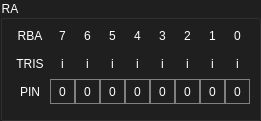
    <widget class="QGroupBox" name="groupBox_11">
     <property name="geometry">
      <rect>
       <x>20</x>
       <y>20</y>
       <width>261</width>
       <height>121</height>
      </rect>
     </property>
     <property name="styleSheet">
      <string notr="true">QGroupBox {
	color : white;
	background-color: rgb(31, 31, 31);
}</string>
     </property>
     <property name="title">
      <string>RA</string>
     </property>
     <widget class="QWidget" name="gridLayoutWidget_5">
      <property name="geometry">
       <rect>
        <x>10</x>
        <y>20</y>
        <width>247</width>
        <height>88</height>
       </rect>
      </property>
      <layout class="QGridLayout" name="gridLayout_5">
       <property name="spacing">
        <number>0</number>
       </property>
       <item row="2" column="0">
        <widget class="QLabel" name="label_59">
         <property name="sizePolicy">
          <sizepolicy hsizetype="Fixed" vsizetype="Fixed">
           <horstretch>0</horstretch>
           <verstretch>0</verstretch>
          </sizepolicy>
         </property>
         <property name="minimumSize">
          <size>
           <width>40</width>
           <height>25</height>
          </size>
         </property>
         <property name="maximumSize">
          <size>
           <width>40</width>
           <height>25</height>
          </size>
         </property>
         <property name="layoutDirection">
          <enum>Qt::LeftToRight</enum>
         </property>
         <property name="styleSheet">
          <string notr="true">
color: white; 
</string>
         </property>
         <property name="text">
          <string>PIN</string>
         </property>
         <property name="alignment">
          <set>Qt::AlignCenter</set>
         </property>
        </widget>
       </item>
       <item row="2" column="2">
        <widget class="QPushButton" name="pushButton_281">
         <property name="sizePolicy">
          <sizepolicy hsizetype="Fixed" vsizetype="Fixed">
           <horstretch>0</horstretch>
           <verstretch>0</verstretch>
          </sizepolicy>
         </property>
         <property name="minimumSize">
          <size>
           <width>25</width>
           <height>25</height>
          </size>
         </property>
         <property name="maximumSize">
          <size>
           <width>25</width>
           <height>25</height>
          </size>
         </property>
         <property name="layoutDirection">
          <enum>Qt::LeftToRight</enum>
         </property>
         <property name="styleSheet">
          <string notr="true">QPushButton {
   border: 1px solid gray;
  color: white; 
}
QPushButton:hover {
    background-color: rgb(74, 74, 74);
}
QPushButton:pressed {
    background-color: qlineargradient(x1: 0, y1: 0, x2: 0, y2: 1,
                                      stop: 0 #dadbde, stop: 1 #444444);
}</string>
         </property>
         <property name="text">
          <string>0</string>
         </property>
        </widget>
       </item>
       <item row="2" column="6">
        <widget class="QPushButton" name="pushButton_285">
         <property name="sizePolicy">
          <sizepolicy hsizetype="Fixed" vsizetype="Fixed">
           <horstretch>0</horstretch>
           <verstretch>0</verstretch>
          </sizepolicy>
         </property>
         <property name="minimumSize">
          <size>
           <width>25</width>
           <height>25</height>
          </size>
         </property>
         <property name="maximumSize">
          <size>
           <width>25</width>
           <height>25</height>
          </size>
         </property>
         <property name="layoutDirection">
          <enum>Qt::LeftToRight</enum>
         </property>
         <property name="styleSheet">
          <string notr="true">QPushButton {
   border: 1px solid gray;
  color: white; 
}
QPushButton:hover {
    background-color: rgb(74, 74, 74);
}
QPushButton:pressed {
    background-color: qlineargradient(x1: 0, y1: 0, x2: 0, y2: 1,
                                      stop: 0 #dadbde, stop: 1 #444444);
}</string>
         </property>
         <property name="text">
          <string>0</string>
         </property>
        </widget>
       </item>
       <item row="2" column="8">
        <widget class="QPushButton" name="pushButton_287">
         <property name="sizePolicy">
          <sizepolicy hsizetype="Fixed" vsizetype="Fixed">
           <horstretch>0</horstretch>
           <verstretch>0</verstretch>
          </sizepolicy>
         </property>
         <property name="minimumSize">
          <size>
           <width>25</width>
           <height>25</height>
          </size>
         </property>
         <property name="maximumSize">
          <size>
           <width>25</width>
           <height>25</height>
          </size>
         </property>
         <property name="layoutDirection">
          <enum>Qt::LeftToRight</enum>
         </property>
         <property name="styleSheet">
          <string notr="true">QPushButton {
   border: 1px solid gray;
  color: white; 
}
QPushButton:hover {
    background-color: rgb(74, 74, 74);
}
QPushButton:pressed {
    background-color: qlineargradient(x1: 0, y1: 0, x2: 0, y2: 1,
                                      stop: 0 #dadbde, stop: 1 #444444);
}</string>
         </property>
         <property name="text">
          <string>0</string>
         </property>
        </widget>
       </item>
       <item row="0" column="0">
        <widget class="QLabel" name="label_57">
         <property name="sizePolicy">
          <sizepolicy hsizetype="Fixed" vsizetype="Fixed">
           <horstretch>0</horstretch>
           <verstretch>0</verstretch>
          </sizepolicy>
         </property>
         <property name="minimumSize">
          <size>
           <width>40</width>
           <height>25</height>
          </size>
         </property>
         <property name="maximumSize">
          <size>
           <width>40</width>
           <height>25</height>
          </size>
         </property>
         <property name="layoutDirection">
          <enum>Qt::LeftToRight</enum>
         </property>
         <property name="styleSheet">
          <string notr="true">
color: white; 
</string>
         </property>
         <property name="text">
          <string>RBA</string>
         </property>
         <property name="alignment">
          <set>Qt::AlignCenter</set>
         </property>
        </widget>
       </item>
       <item row="2" column="4">
        <widget class="QPushButton" name="pushButton_283">
         <property name="sizePolicy">
          <sizepolicy hsizetype="Fixed" vsizetype="Fixed">
           <horstretch>0</horstretch>
           <verstretch>0</verstretch>
          </sizepolicy>
         </property>
         <property name="minimumSize">
          <size>
           <width>25</width>
           <height>25</height>
          </size>
         </property>
         <property name="maximumSize">
          <size>
           <width>25</width>
           <height>25</height>
          </size>
         </property>
         <property name="layoutDirection">
          <enum>Qt::LeftToRight</enum>
         </property>
         <property name="styleSheet">
          <string notr="true">QPushButton {
   border: 1px solid gray;
  color: white; 
}
QPushButton:hover {
    background-color: rgb(74, 74, 74);
}
QPushButton:pressed {
    background-color: qlineargradient(x1: 0, y1: 0, x2: 0, y2: 1,
                                      stop: 0 #dadbde, stop: 1 #444444);
}</string>
         </property>
         <property name="text">
          <string>0</string>
         </property>
        </widget>
       </item>
       <item row="2" column="1">
        <widget class="QPushButton" name="pushButton_280">
         <property name="sizePolicy">
          <sizepolicy hsizetype="Fixed" vsizetype="Fixed">
           <horstretch>0</horstretch>
           <verstretch>0</verstretch>
          </sizepolicy>
         </property>
         <property name="minimumSize">
          <size>
           <width>25</width>
           <height>25</height>
          </size>
         </property>
         <property name="maximumSize">
          <size>
           <width>25</width>
           <height>25</height>
          </size>
         </property>
         <property name="layoutDirection">
          <enum>Qt::LeftToRight</enum>
         </property>
         <property name="styleSheet">
          <string notr="true">QPushButton {
   border: 1px solid gray;
  color: white; 
}
QPushButton:hover {
    background-color: rgb(74, 74, 74);
}
QPushButton:pressed {
    background-color: qlineargradient(x1: 0, y1: 0, x2: 0, y2: 1,
                                      stop: 0 #dadbde, stop: 1 #444444);
}</string>
         </property>
         <property name="text">
          <string>0</string>
         </property>
        </widget>
       </item>
       <item row="2" column="7">
        <widget class="QPushButton" name="pushButton_286">
         <property name="sizePolicy">
          <sizepolicy hsizetype="Fixed" vsizetype="Fixed">
           <horstretch>0</horstretch>
           <verstretch>0</verstretch>
          </sizepolicy>
         </property>
         <property name="minimumSize">
          <size>
           <width>25</width>
           <height>25</height>
          </size>
         </property>
         <property name="maximumSize">
          <size>
           <width>25</width>
           <height>25</height>
          </size>
         </property>
         <property name="layoutDirection">
          <enum>Qt::LeftToRight</enum>
         </property>
         <property name="styleSheet">
          <string notr="true">QPushButton {
   border: 1px solid gray;
  color: white; 
}
QPushButton:hover {
    background-color: rgb(74, 74, 74);
}
QPushButton:pressed {
    background-color: qlineargradient(x1: 0, y1: 0, x2: 0, y2: 1,
                                      stop: 0 #dadbde, stop: 1 #444444);
}</string>
         </property>
         <property name="text">
          <string>0</string>
         </property>
        </widget>
       </item>
       <item row="2" column="3">
        <widget class="QPushButton" name="pushButton_282">
         <property name="sizePolicy">
          <sizepolicy hsizetype="Fixed" vsizetype="Fixed">
           <horstretch>0</horstretch>
           <verstretch>0</verstretch>
          </sizepolicy>
         </property>
         <property name="minimumSize">
          <size>
           <width>25</width>
           <height>25</height>
          </size>
         </property>
         <property name="maximumSize">
          <size>
           <width>25</width>
           <height>25</height>
          </size>
         </property>
         <property name="layoutDirection">
          <enum>Qt::LeftToRight</enum>
         </property>
         <property name="styleSheet">
          <string notr="true">QPushButton {
   border: 1px solid gray;
  color: white; 
}
QPushButton:hover {
    background-color: rgb(74, 74, 74);
}
QPushButton:pressed {
    background-color: qlineargradient(x1: 0, y1: 0, x2: 0, y2: 1,
                                      stop: 0 #dadbde, stop: 1 #444444);
}</string>
         </property>
         <property name="text">
          <string>0</string>
         </property>
        </widget>
       </item>
       <item row="2" column="5">
        <widget class="QPushButton" name="pushButton_284">
         <property name="sizePolicy">
          <sizepolicy hsizetype="Fixed" vsizetype="Fixed">
           <horstretch>0</horstretch>
           <verstretch>0</verstretch>
          </sizepolicy>
         </property>
         <property name="minimumSize">
          <size>
           <width>25</width>
           <height>25</height>
          </size>
         </property>
         <property name="maximumSize">
          <size>
           <width>25</width>
           <height>25</height>
          </size>
         </property>
         <property name="layoutDirection">
          <enum>Qt::LeftToRight</enum>
         </property>
         <property name="styleSheet">
          <string notr="true">QPushButton {
   border: 1px solid gray;
  color: white; 
}
QPushButton:hover {
    background-color: rgb(74, 74, 74);
}
QPushButton:pressed {
    background-color: qlineargradient(x1: 0, y1: 0, x2: 0, y2: 1,
                                      stop: 0 #dadbde, stop: 1 #444444);
}</string>
         </property>
         <property name="text">
          <string>0</string>
         </property>
        </widget>
       </item>
       <item row="1" column="0">
        <widget class="QLabel" name="label_58">
         <property name="sizePolicy">
          <sizepolicy hsizetype="Fixed" vsizetype="Fixed">
           <horstretch>0</horstretch>
           <verstretch>0</verstretch>
          </sizepolicy>
         </property>
         <property name="minimumSize">
          <size>
           <width>40</width>
           <height>25</height>
          </size>
         </property>
         <property name="maximumSize">
          <size>
           <width>40</width>
           <height>25</height>
          </size>
         </property>
         <property name="layoutDirection">
          <enum>Qt::LeftToRight</enum>
         </property>
         <property name="styleSheet">
          <string notr="true">
color: white; 
</string>
         </property>
         <property name="text">
          <string>TRIS</string>
         </property>
         <property name="alignment">
          <set>Qt::AlignCenter</set>
         </property>
        </widget>
       </item>
       <item row="0" column="1">
        <widget class="QLabel" name="label_60">
         <property name="sizePolicy">
          <sizepolicy hsizetype="Fixed" vsizetype="Fixed">
           <horstretch>0</horstretch>
           <verstretch>0</verstretch>
          </sizepolicy>
         </property>
         <property name="minimumSize">
          <size>
           <width>25</width>
           <height>25</height>
          </size>
         </property>
         <property name="maximumSize">
          <size>
           <width>25</width>
           <height>25</height>
          </size>
         </property>
         <property name="layoutDirection">
          <enum>Qt::LeftToRight</enum>
         </property>
         <property name="styleSheet">
          <string notr="true">
color: white; 
</string>
         </property>
         <property name="text">
          <string>7</string>
         </property>
         <property name="alignment">
          <set>Qt::AlignCenter</set>
         </property>
        </widget>
       </item>
       <item row="0" column="2">
        <widget class="QLabel" name="label_61">
         <property name="sizePolicy">
          <sizepolicy hsizetype="Fixed" vsizetype="Fixed">
           <horstretch>0</horstretch>
           <verstretch>0</verstretch>
          </sizepolicy>
         </property>
         <property name="minimumSize">
          <size>
           <width>25</width>
           <height>25</height>
          </size>
         </property>
         <property name="maximumSize">
          <size>
           <width>25</width>
           <height>25</height>
          </size>
         </property>
         <property name="layoutDirection">
          <enum>Qt::LeftToRight</enum>
         </property>
         <property name="styleSheet">
          <string notr="true">
color: white; 
</string>
         </property>
         <property name="text">
          <string>6</string>
         </property>
         <property name="alignment">
          <set>Qt::AlignCenter</set>
         </property>
        </widget>
       </item>
       <item row="0" column="3">
        <widget class="QLabel" name="label_62">
         <property name="sizePolicy">
          <sizepolicy hsizetype="Fixed" vsizetype="Fixed">
           <horstretch>0</horstretch>
           <verstretch>0</verstretch>
          </sizepolicy>
         </property>
         <property name="minimumSize">
          <size>
           <width>25</width>
           <height>25</height>
          </size>
         </property>
         <property name="maximumSize">
          <size>
           <width>25</width>
           <height>25</height>
          </size>
         </property>
         <property name="layoutDirection">
          <enum>Qt::LeftToRight</enum>
         </property>
         <property name="styleSheet">
          <string notr="true">
color: white; 
</string>
         </property>
         <property name="text">
          <string>5</string>
         </property>
         <property name="alignment">
          <set>Qt::AlignCenter</set>
         </property>
        </widget>
       </item>
       <item row="0" column="4">
        <widget class="QLabel" name="label_63">
         <property name="sizePolicy">
          <sizepolicy hsizetype="Fixed" vsizetype="Fixed">
           <horstretch>0</horstretch>
           <verstretch>0</verstretch>
          </sizepolicy>
         </property>
         <property name="minimumSize">
          <size>
           <width>25</width>
           <height>25</height>
          </size>
         </property>
         <property name="maximumSize">
          <size>
           <width>25</width>
           <height>25</height>
          </size>
         </property>
         <property name="layoutDirection">
          <enum>Qt::LeftToRight</enum>
         </property>
         <property name="styleSheet">
          <string notr="true">
color: white; 
</string>
         </property>
         <property name="text">
          <string>4</string>
         </property>
         <property name="alignment">
          <set>Qt::AlignCenter</set>
         </property>
        </widget>
       </item>
       <item row="0" column="5">
        <widget class="QLabel" name="label_64">
         <property name="sizePolicy">
          <sizepolicy hsizetype="Fixed" vsizetype="Fixed">
           <horstretch>0</horstretch>
           <verstretch>0</verstretch>
          </sizepolicy>
         </property>
         <property name="minimumSize">
          <size>
           <width>25</width>
           <height>25</height>
          </size>
         </property>
         <property name="maximumSize">
          <size>
           <width>25</width>
           <height>25</height>
          </size>
         </property>
         <property name="layoutDirection">
          <enum>Qt::LeftToRight</enum>
         </property>
         <property name="styleSheet">
          <string notr="true">
color: white; 
</string>
         </property>
         <property name="text">
          <string>3</string>
         </property>
         <property name="alignment">
          <set>Qt::AlignCenter</set>
         </property>
        </widget>
       </item>
       <item row="0" column="6">
        <widget class="QLabel" name="label_73">
         <property name="sizePolicy">
          <sizepolicy hsizetype="Fixed" vsizetype="Fixed">
           <horstretch>0</horstretch>
           <verstretch>0</verstretch>
          </sizepolicy>
         </property>
         <property name="minimumSize">
          <size>
           <width>25</width>
           <height>25</height>
          </size>
         </property>
         <property name="maximumSize">
          <size>
           <width>25</width>
           <height>25</height>
          </size>
         </property>
         <property name="layoutDirection">
          <enum>Qt::LeftToRight</enum>
         </property>
         <property name="styleSheet">
          <string notr="true">
color: white; 
</string>
         </property>
         <property name="text">
          <string>2</string>
         </property>
         <property name="alignment">
          <set>Qt::AlignCenter</set>
         </property>
        </widget>
       </item>
       <item row="0" column="7">
        <widget class="QLabel" name="label_74">
         <property name="sizePolicy">
          <sizepolicy hsizetype="Fixed" vsizetype="Fixed">
           <horstretch>0</horstretch>
           <verstretch>0</verstretch>
          </sizepolicy>
         </property>
         <property name="minimumSize">
          <size>
           <width>25</width>
           <height>25</height>
          </size>
         </property>
         <property name="maximumSize">
          <size>
           <width>25</width>
           <height>25</height>
          </size>
         </property>
         <property name="layoutDirection">
          <enum>Qt::LeftToRight</enum>
         </property>
         <property name="styleSheet">
          <string notr="true">
color: white; 
</string>
         </property>
         <property name="text">
          <string>1</string>
         </property>
         <property name="alignment">
          <set>Qt::AlignCenter</set>
         </property>
        </widget>
       </item>
       <item row="0" column="8">
        <widget class="QLabel" name="label_75">
         <property name="sizePolicy">
          <sizepolicy hsizetype="Fixed" vsizetype="Fixed">
           <horstretch>0</horstretch>
           <verstretch>0</verstretch>
          </sizepolicy>
         </property>
         <property name="minimumSize">
          <size>
           <width>25</width>
           <height>25</height>
          </size>
         </property>
         <property name="maximumSize">
          <size>
           <width>25</width>
           <height>25</height>
          </size>
         </property>
         <property name="layoutDirection">
          <enum>Qt::LeftToRight</enum>
         </property>
         <property name="styleSheet">
          <string notr="true">
color: white; 
</string>
         </property>
         <property name="text">
          <string>0</string>
         </property>
         <property name="alignment">
          <set>Qt::AlignCenter</set>
         </property>
        </widget>
       </item>
       <item row="1" column="1">
        <widget class="QLabel" name="label_76">
         <property name="sizePolicy">
          <sizepolicy hsizetype="Fixed" vsizetype="Fixed">
           <horstretch>0</horstretch>
           <verstretch>0</verstretch>
          </sizepolicy>
         </property>
         <property name="minimumSize">
          <size>
           <width>25</width>
           <height>25</height>
          </size>
         </property>
         <property name="maximumSize">
          <size>
           <width>25</width>
           <height>25</height>
          </size>
         </property>
         <property name="layoutDirection">
          <enum>Qt::LeftToRight</enum>
         </property>
         <property name="styleSheet">
          <string notr="true">
color: white; 
</string>
         </property>
         <property name="text">
          <string>i</string>
         </property>
         <property name="alignment">
          <set>Qt::AlignCenter</set>
         </property>
        </widget>
       </item>
       <item row="1" column="2">
        <widget class="QLabel" name="label_77">
         <property name="sizePolicy">
          <sizepolicy hsizetype="Fixed" vsizetype="Fixed">
           <horstretch>0</horstretch>
           <verstretch>0</verstretch>
          </sizepolicy>
         </property>
         <property name="minimumSize">
          <size>
           <width>25</width>
           <height>25</height>
          </size>
         </property>
         <property name="maximumSize">
          <size>
           <width>25</width>
           <height>25</height>
          </size>
         </property>
         <property name="layoutDirection">
          <enum>Qt::LeftToRight</enum>
         </property>
         <property name="styleSheet">
          <string notr="true">
color: white; 
</string>
         </property>
         <property name="text">
          <string>i</string>
         </property>
         <property name="alignment">
          <set>Qt::AlignCenter</set>
         </property>
        </widget>
       </item>
       <item row="1" column="3">
        <widget class="QLabel" name="label_78">
         <property name="sizePolicy">
          <sizepolicy hsizetype="Fixed" vsizetype="Fixed">
           <horstretch>0</horstretch>
           <verstretch>0</verstretch>
          </sizepolicy>
         </property>
         <property name="minimumSize">
          <size>
           <width>25</width>
           <height>25</height>
          </size>
         </property>
         <property name="maximumSize">
          <size>
           <width>25</width>
           <height>25</height>
          </size>
         </property>
         <property name="layoutDirection">
          <enum>Qt::LeftToRight</enum>
         </property>
         <property name="styleSheet">
          <string notr="true">
color: white; 
</string>
         </property>
         <property name="text">
          <string>i</string>
         </property>
         <property name="alignment">
          <set>Qt::AlignCenter</set>
         </property>
        </widget>
       </item>
       <item row="1" column="4">
        <widget class="QLabel" name="label_79">
         <property name="sizePolicy">
          <sizepolicy hsizetype="Fixed" vsizetype="Fixed">
           <horstretch>0</horstretch>
           <verstretch>0</verstretch>
          </sizepolicy>
         </property>
         <property name="minimumSize">
          <size>
           <width>25</width>
           <height>25</height>
          </size>
         </property>
         <property name="maximumSize">
          <size>
           <width>25</width>
           <height>25</height>
          </size>
         </property>
         <property name="layoutDirection">
          <enum>Qt::LeftToRight</enum>
         </property>
         <property name="styleSheet">
          <string notr="true">
color: white; 
</string>
         </property>
         <property name="text">
          <string>i</string>
         </property>
         <property name="alignment">
          <set>Qt::AlignCenter</set>
         </property>
        </widget>
       </item>
       <item row="1" column="5">
        <widget class="QLabel" name="label_80">
         <property name="sizePolicy">
          <sizepolicy hsizetype="Fixed" vsizetype="Fixed">
           <horstretch>0</horstretch>
           <verstretch>0</verstretch>
          </sizepolicy>
         </property>
         <property name="minimumSize">
          <size>
           <width>25</width>
           <height>25</height>
          </size>
         </property>
         <property name="maximumSize">
          <size>
           <width>25</width>
           <height>25</height>
          </size>
         </property>
         <property name="layoutDirection">
          <enum>Qt::LeftToRight</enum>
         </property>
         <property name="styleSheet">
          <string notr="true">
color: white; 
</string>
         </property>
         <property name="text">
          <string>i</string>
         </property>
         <property name="alignment">
          <set>Qt::AlignCenter</set>
         </property>
        </widget>
       </item>
       <item row="1" column="6">
        <widget class="QLabel" name="label_81">
         <property name="sizePolicy">
          <sizepolicy hsizetype="Fixed" vsizetype="Fixed">
           <horstretch>0</horstretch>
           <verstretch>0</verstretch>
          </sizepolicy>
         </property>
         <property name="minimumSize">
          <size>
           <width>25</width>
           <height>25</height>
          </size>
         </property>
         <property name="maximumSize">
          <size>
           <width>25</width>
           <height>25</height>
          </size>
         </property>
         <property name="layoutDirection">
          <enum>Qt::LeftToRight</enum>
         </property>
         <property name="styleSheet">
          <string notr="true">
color: white; 
</string>
         </property>
         <property name="text">
          <string>i</string>
         </property>
         <property name="alignment">
          <set>Qt::AlignCenter</set>
         </property>
        </widget>
       </item>
       <item row="1" column="7">
        <widget class="QLabel" name="label_82">
         <property name="sizePolicy">
          <sizepolicy hsizetype="Fixed" vsizetype="Fixed">
           <horstretch>0</horstretch>
           <verstretch>0</verstretch>
          </sizepolicy>
         </property>
         <property name="minimumSize">
          <size>
           <width>25</width>
           <height>25</height>
          </size>
         </property>
         <property name="maximumSize">
          <size>
           <width>25</width>
           <height>25</height>
          </size>
         </property>
         <property name="layoutDirection">
          <enum>Qt::LeftToRight</enum>
         </property>
         <property name="styleSheet">
          <string notr="true">
color: white; 
</string>
         </property>
         <property name="text">
          <string>i</string>
         </property>
         <property name="alignment">
          <set>Qt::AlignCenter</set>
         </property>
        </widget>
       </item>
       <item row="1" column="8">
        <widget class="QLabel" name="label_83">
         <property name="sizePolicy">
          <sizepolicy hsizetype="Fixed" vsizetype="Fixed">
           <horstretch>0</horstretch>
           <verstretch>0</verstretch>
          </sizepolicy>
         </property>
         <property name="minimumSize">
          <size>
           <width>25</width>
           <height>25</height>
          </size>
         </property>
         <property name="maximumSize">
          <size>
           <width>25</width>
           <height>25</height>
          </size>
         </property>
         <property name="layoutDirection">
          <enum>Qt::LeftToRight</enum>
         </property>
         <property name="styleSheet">
          <string notr="true">
color: white; 
</string>
         </property>
         <property name="text">
          <string>i</string>
         </property>
         <property name="alignment">
          <set>Qt::AlignCenter</set>
         </property>
        </widget>
       </item>
      </layout>
     </widget>
    </widget>
